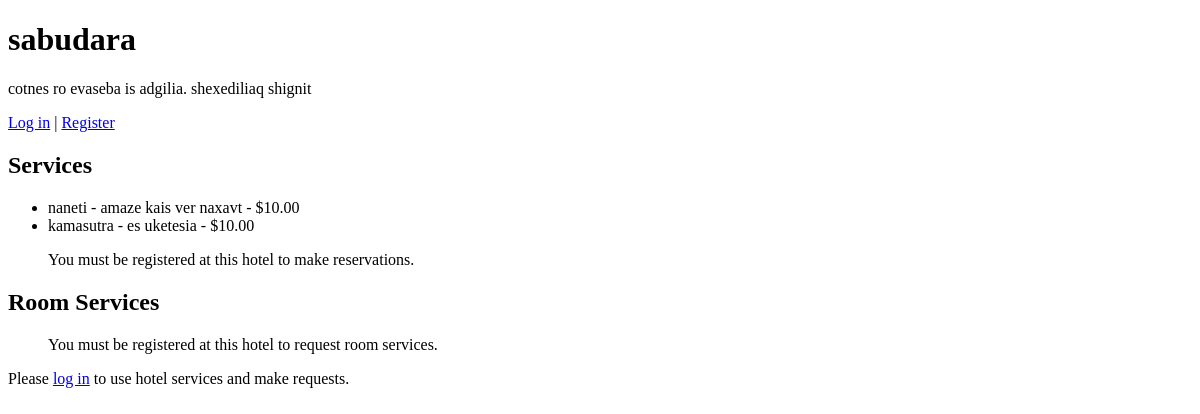
Page /hotels/hotels/1/ on the earlier database version.
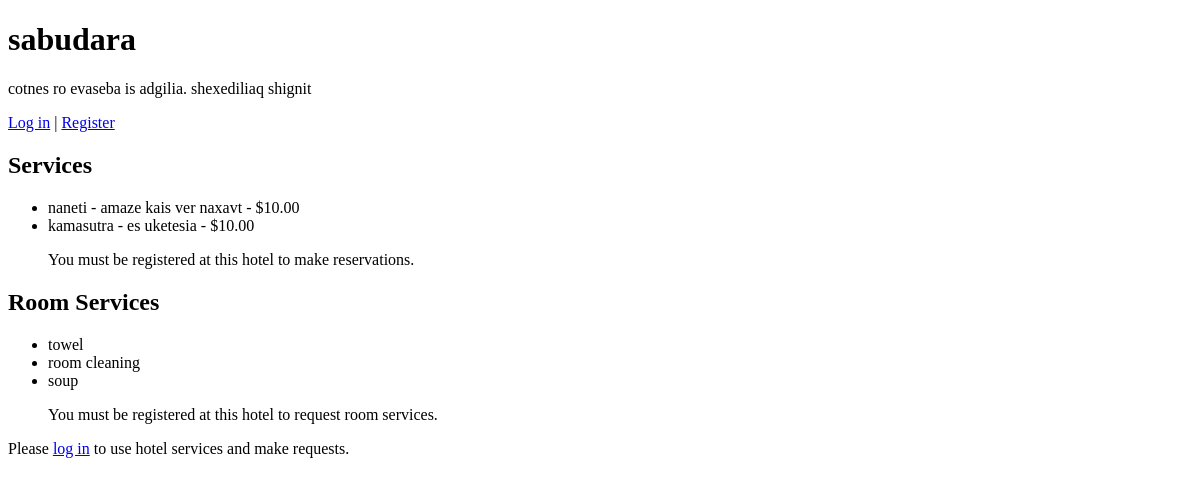
Same page on the later database version.
### hotels/models.py (models this page shows, shortened)
class Service(models.Model):
    hotel = models.ForeignKey(Hotel, related_name='services', on_delete=models.CASCADE)
    name = models.CharField(max_length=255)
    description = models.TextField()
    price = models.DecimalField(max_digits=10, decimal_places=2)
    available = models.BooleanField(default=True)

class RoomService(models.Model):
    hotel = models.ForeignKey(Hotel, related_name='room_services', on_delete=models.CASCADE)
    name = models.CharField(max_length=255)

### hotels/views.py (the view)
# urls.py: path('hotels/<int:hotel_id>/', hotel_detail, name='hotel_detail'),
def hotel_detail(request, hotel_id):
    hotel = get_object_or_404(Hotel, id=hotel_id)
    is_registered = False
    if request.user.is_authenticated:
        is_registered = HotelRegisteredUser.objects.filter(
            hotel=hotel,
            private_number=request.user.private_number
        ).exists()
    return render(request, 'hotel_detail.html', {
        'hotel': hotel,
        'is_registered': is_registered
    })

### hotels/templates/hotel_detail.html (shortened to what this page needs)
<!DOCTYPE html>
<html>
<head>
</head>
<body>
<h1>{{ hotel.name }}</h1>
<p>{{ hotel.description }}</p>
<nav>
    {% if user.is_authenticated %}
        <a href="{% url 'logout' %}">Log out</a>
    {% else %}
        <a href="{% url 'login' %}">Log in</a> |
        <a href="{% url 'register' %}">Register</a>
    {% endif %}
</nav>
<h2>Services</h2>
<ul>
    {% for service in hotel.services.all %}
        <li>
            {{ service.name }} - {{ service.description }} - ${{ service.price }}
        </li>
    {% endfor %} <p>You must be registered at this hotel to make reservations.</p>
</ul>
<h2>Room Services</h2>
<ul>
    {% for room_service in hotel.room_services.all %}
        <li>
            {{ room_service.name }}
        </li>
    {% endfor %} <p>You must be registered at this hotel to request room services.</p>
</ul>
{% if not user.is_authenticated %}
    <p>Please <a href="{% url 'login' %}">log in</a> to use hotel services and make requests.</p>
{% endif %}
</body>
</html>

Differences in the rows shown:
added RoomService: name "towel"
added RoomService: name "room cleaning"
added RoomService: name "soup"
